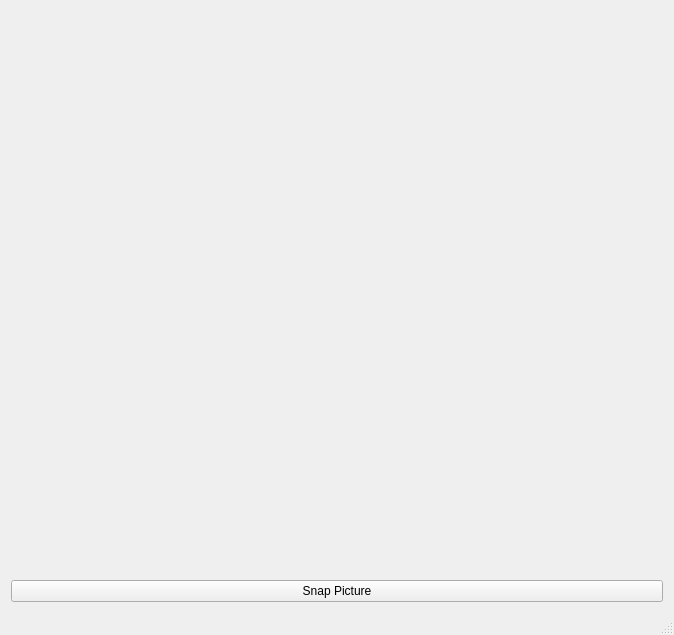
<?xml version="1.0" encoding="UTF-8"?>
<ui version="4.0">
 <class>MainWindow</class>
 <widget class="QMainWindow" name="MainWindow">
  <property name="geometry">
   <rect>
    <x>0</x>
    <y>0</y>
    <width>674</width>
    <height>635</height>
   </rect>
  </property>
  <property name="windowTitle">
   <string>MainWindow</string>
  </property>
  <widget class="QWidget" name="centralWidget">
   <layout class="QVBoxLayout" name="verticalLayout">
    <item>
     <widget class="QLabel" name="labelImage">
      <property name="text">
       <string/>
      </property>
     </widget>
    </item>
    <item>
     <widget class="QPushButton" name="pushButtonSnap">
      <property name="text">
       <string>Snap Picture</string>
      </property>
     </widget>
    </item>
   </layout>
  </widget>
  <widget class="QStatusBar" name="statusBar"/>
 </widget>
 <layoutdefault spacing="6" margin="11"/>
 <resources/>
 <connections/>
</ui>
